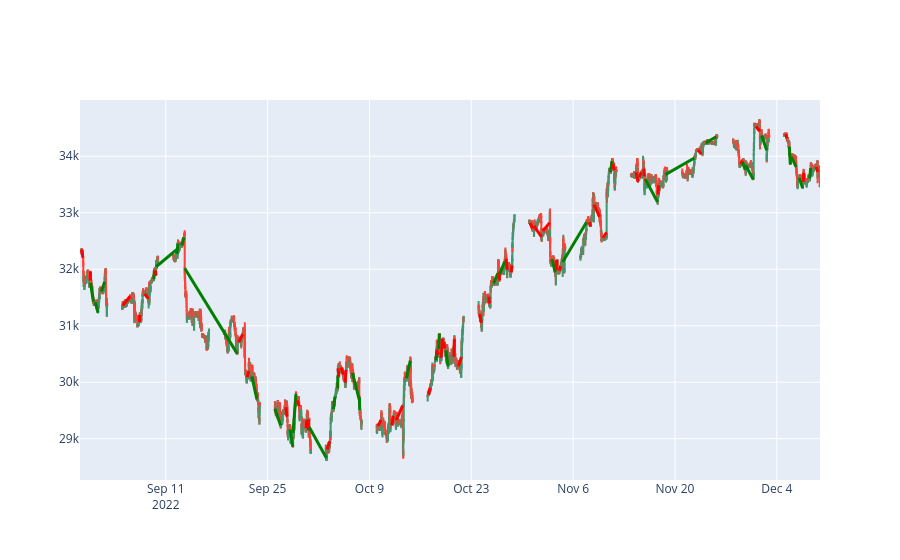

The code cell stored with this chart in its notebook:
### Markdown cell above
### Plot result

### Code cell
plot_trades_result(data, result)

### Figure 1 — Plotly figure (JSON) as saved in the notebook; plotly's stock layout.template omitted (floating-point values rounded to 4 significant figures; data arrays with more than 128 entries replaced by an {"elided": "..."} marker saying what was removed)
{"data": [{"close": {"elided": "6718 int values"}, "high": {"elided": "6718 int values"}, "low": {"elided": "6718 int values"}, "open": {"elided": "6718 int values"}, "type": "candlestick", "x": {"elided": "6718 str values"}}], "layout": {"shapes": [{"line": {"color": "red", "width": 3}, "type": "line", "x0": "2022-08-30T10:00:00+02:00", "x1": "2022-08-30T14:45:00+02:00", "y0": 32350, "y1": 32200.0}, {"line": {"color": "red", "width": 3}, "type": "line", "x0": "2022-08-31T15:15:00+02:00", "x1": "2022-08-31T15:45:00+02:00", "y0": 31800, "y1": 31960.0}, {"line": {"color": "green", "width": 3}, "type": "line", "x0": "2022-08-31T16:00:00+02:00", "x1": "2022-09-01T01:15:00+02:00", "y0": 31759, "y1": 31430.0}, {"line": {"color": "green", "width": 3}, "type": "line", "x0": "2022-09-01T07:45:00+02:00", "x1": "2022-09-01T16:15:00+02:00", "y0": 31416, "y1": 31230.0}, {"line": {"color": "green", "width": 3}, "type": "line", "x0": "2022-09-02T03:30:00+02:00", "x1": "2022-09-02T14:30:00+02:00", "y0": 31607, "y1": 31780.0}, {"line": {"color": "red", "width": 3}, "type": "line", "x0": "2022-09-05T02:15:00+02:00", "x1": "2022-09-06T02:30:00+02:00", "y0": 31358, "y1": 31520.0}, {"line": {"color": "red", "width": 3}, "type": "line", "x0": "2022-09-07T09:15:00+02:00", "x1": "2022-09-07T10:00:00+02:00", "y0": 31066, "y1": 31190.0}, {"line": {"color": "red", "width": 3}, "type": "line", "x0": "2022-09-08T02:00:00+02:00", "x1": "2022-09-08T15:00:00+02:00", "y0": 31562, "y1": 31480.0}, {"line": {"color": "green", "width": 3}, "type": "line", "x0": "2022-09-09T08:45:00+02:00", "x1": "2022-09-09T10:15:00+02:00", "y0": 31824, "y1": 31980.0}, {"line": {"color": "red", "width": 3}, "type": "line", "x0": "2022-09-09T14:15:00+02:00", "x1": "2022-09-09T15:45:00+02:00", "y0": 31976, "y1": 31890.0}, {"line": {"color": "green", "width": 3}, "type": "line", "x0": "2022-09-09T16:00:00+02:00", "x1": "2022-09-12T10:45:00+02:00", "y0": 32044, "y1": 32340.0}, {"line": {"color": "green", "width": 3}, "type": "line", "x0": "2022-09-12T13:15:00+02:00", "x1": "2022-09-12T15:45:00+02:00", "y0": 32271, "y1": 32460.0}, {"line": {"color": "green", "width": 3}, "type": "line", "x0": "2022-09-13T04:30:00+02:00", "x1": "2022-09-13T12:15:00+02:00", "y0": 32421, "y1": 32560.0}, {"line": {"color": "green", "width": 3}, "type": "line", "x0": "2022-09-13T14:30:00+02:00", "x1": "2022-09-20T19:45:00+02:00", "y0": 32018, "y1": 30510.0}, {"line": {"color": "red", "width": 3}, "type": "line", "x0": "2022-09-21T01:00:00+02:00", "x1": "2022-09-21T13:45:00+02:00", "y0": 30710, "y1": 30850.0}, {"line": {"color": "red", "width": 3}, "type": "line", "x0": "2022-09-22T05:00:00+02:00", "x1": "2022-09-22T09:45:00+02:00", "y0": 30087, "y1": 30200.0}, {"line": {"color": "green", "width": 3}, "type": "line", "x0": "2022-09-22T20:00:00+02:00", "x1": "2022-09-23T12:45:00+02:00", "y0": 30103, "y1": 29700.0}, {"line": {"color": "green", "width": 3}, "type": "line", "x0": "2022-09-26T00:00:00+02:00", "x1": "2022-09-26T19:00:00+02:00", "y0": 29532, "y1": 29230.0}, {"line": {"color": "red", "width": 3}, "type": "line", "x0": "2022-09-27T12:15:00+02:00", "x1": "2022-09-27T16:00:00+02:00", "y0": 29556, "y1": 29390.0}, {"line": {"color": "green", "width": 3}, "type": "line", "x0": "2022-09-28T01:45:00+02:00", "x1": "2022-09-28T11:15:00+02:00", "y0": 29165, "y1": 28860.0}, {"line": {"color": "green", "width": 3}, "type": "line", "x0": "2022-09-28T12:00:00+02:00", "x1": "2022-09-28T21:30:00+02:00", "y0": 29103, "y1": 29790.0}, {"line": {"color": "red", "width": 3}, "type": "line", "x0": "2022-09-29T02:00:00+02:00", "x1": "2022-09-29T08:00:00+02:00", "y0": 29677, "y1": 29580.0}, {"line": {"color": "red", "width": 3}, "type": "line", "x0": "2022-09-30T07:45:00+02:00", "x1": "2022-09-30T09:00:00+02:00", "y0": 29186, "y1": 29330.0}, {"line": {"color": "red", "width": 3}, "type": "line", "x0": "2022-09-30T14:15:00+02:00", "x1": "2022-09-30T14:30:00+02:00", "y0": 29346, "y1": 29150.0}, {"line": {"color": "green", "width": 3}, "type": "line", "x0": "2022-09-30T17:30:00+02:00", "x1": "2022-10-03T02:00:00+02:00", "y0": 29203, "y1": 28660.0}, {"line": {"color": "red", "width": 3}, "type": "line", "x0": "2022-10-03T04:00:00+02:00", "x1": "2022-10-03T13:30:00+02:00", "y0": 28809, "y1": 28960.0}, {"line": {"color": "green", "width": 3}, "type": "line", "x0": "2022-10-04T01:00:00+02:00", "x1": "2022-10-04T06:30:00+02:00", "y0": 29523, "y1": 29750.0}, {"line": {"color": "green", "width": 3}, "type": "line", "x0": "2022-10-04T15:15:00+02:00", "x1": "2022-10-04T15:45:00+02:00", "y0": 29890, "y1": 30120.0}, {"line": {"color": "red", "width": 3}, "type": "line", "x0": "2022-10-04T16:00:00+02:00", "x1": "2022-10-04T19:15:00+02:00", "y0": 30246, "y1": 30100.0}, {"line": {"color": "red", "width": 3}, "type": "line", "x0": "2022-10-05T03:00:00+02:00", "x1": "2022-10-05T09:45:00+02:00", "y0": 30260, "y1": 30130.0}, {"line": {"color": "red", "width": 3}, "type": "line", "x0": "2022-10-05T16:00:00+02:00", "x1": "2022-10-05T18:45:00+02:00", "y0": 29993, "y1": 30220.0}, {"line": {"color": "green", "width": 3}, "type": "line", "x0": "2022-10-06T15:45:00+02:00", "x1": "2022-10-07T14:45:00+02:00", "y0": 30167, "y1": 29680.0}, {"line": {"color": "green", "width": 3}, "type": "line", "x0": "2022-10-07T15:00:00+02:00", "x1": "2022-10-07T15:45:00+02:00", "y0": 29730, "y1": 29510.0}, {"line": {"color": "red", "width": 3}, "type": "line", "x0": "2022-10-10T04:00:00+02:00", "x1": "2022-10-10T14:30:00+02:00", "y0": 29226, "y1": 29330.0}, {"line": {"color": "red", "width": 3}, "type": "line", "x0": "2022-10-12T02:00:00+02:00", "x1": "2022-10-12T06:00:00+02:00", "y0": 29241, "y1": 29400.0}, {"line": {"color": "red", "width": 3}, "type": "line", "x0": "2022-10-12T16:30:00+02:00", "x1": "2022-10-13T13:30:00+02:00", "y0": 29330, "y1": 29590.0}, {"line": {"color": "green", "width": 3}, "type": "line", "x0": "2022-10-14T02:15:00+02:00", "x1": "2022-10-14T14:45:00+02:00", "y0": 30070, "y1": 30380.0}, {"line": {"color": "red", "width": 3}, "type": "line", "x0": "2022-10-17T02:15:00+02:00", "x1": "2022-10-17T08:00:00+02:00", "y0": 29781, "y1": 29910.0}, {"line": {"color": "green", "width": 3}, "type": "line", "x0": "2022-10-18T04:15:00+02:00", "x1": "2022-10-18T05:30:00+02:00", "y0": 30387, "y1": 30550.0}, {"line": {"color": "red", "width": 3}, "type": "line", "x0": "2022-10-18T05:45:00+02:00", "x1": "2022-10-18T11:00:00+02:00", "y0": 30581, "y1": 30480.0}, {"line": {"color": "green", "width": 3}, "type": "line", "x0": "2022-10-18T12:15:00+02:00", "x1": "2022-10-18T14:30:00+02:00", "y0": 30583, "y1": 30860.0}, {"line": {"color": "red", "width": 3}, "type": "line", "x0": "2022-10-18T20:30:00+02:00", "x1": "2022-10-19T01:00:00+02:00", "y0": 30433, "y1": 30770.0}, {"line": {"color": "red", "width": 3}, "type": "line", "x0": "2022-10-19T05:15:00+02:00", "x1": "2022-10-19T08:15:00+02:00", "y0": 30707, "y1": 30600.0}, {"line": {"color": "green", "width": 3}, "type": "line", "x0": "2022-10-19T12:15:00+02:00", "x1": "2022-10-19T19:00:00+02:00", "y0": 30565, "y1": 30280.0}, {"line": {"color": "red", "width": 3}, "type": "line", "x0": "2022-10-20T14:30:00+02:00", "x1": "2022-10-20T16:00:00+02:00", "y0": 30449, "y1": 30760.0}, {"line": {"color": "red", "width": 3}, "type": "line", "x0": "2022-10-21T05:30:00+02:00", "x1": "2022-10-21T15:30:00+02:00", "y0": 30283, "y1": 30450.0}, {"line": {"color": "red", "width": 3}, "type": "line", "x0": "2022-10-24T03:30:00+02:00", "x1": "2022-10-24T09:15:00+02:00", "y0": 31207, "y1": 31050.0}, {"line": {"color": "red", "width": 3}, "type": "line", "x0": "2022-10-25T10:00:00+02:00", "x1": "2022-10-25T11:15:00+02:00", "y0": 31515, "y1": 31390.0}, {"line": {"color": "green", "width": 3}, "type": "line", "x0": "2022-10-26T01:30:00+02:00", "x1": "2022-10-26T15:30:00+02:00", "y0": 31750, "y1": 31930.0}, {"line": {"color": "red", "width": 3}, "type": "line", "x0": "2022-10-26T19:45:00+02:00", "x1": "2022-10-26T21:00:00+02:00", "y0": 31955, "y1": 31800.0}, {"line": {"color": "green", "width": 3}, "type": "line", "x0": "2022-10-26T22:15:00+02:00", "x1": "2022-10-27T14:30:00+02:00", "y0": 31917, "y1": 32140.0}, {"line": {"color": "red", "width": 3}, "type": "line", "x0": "2022-10-27T18:45:00+02:00", "x1": "2022-10-27T22:00:00+02:00", "y0": 32185, "y1": 31990.0}, {"line": {"color": "red", "width": 3}, "type": "line", "x0": "2022-10-28T11:30:00+02:00", "x1": "2022-10-28T14:30:00+02:00", "y0": 31948, "y1": 32070.0}, {"line": {"color": "red", "width": 3}, "type": "line", "x0": "2022-10-31T02:00:00+01:00", "x1": "2022-10-31T09:30:00+01:00", "y0": 32815, "y1": 32720.0}, {"line": {"color": "red", "width": 3}, "type": "line", "x0": "2022-10-31T14:30:00+01:00", "x1": "2022-11-01T15:30:00+01:00", "y0": 32769, "y1": 32570.0}, {"line": {"color": "red", "width": 3}, "type": "line", "x0": "2022-11-01T20:00:00+01:00", "x1": "2022-11-02T19:00:00+01:00", "y0": 32679, "y1": 32830.0}, {"line": {"color": "green", "width": 3}, "type": "line", "x0": "2022-11-03T02:45:00+01:00", "x1": "2022-11-03T12:30:00+01:00", "y0": 32177, "y1": 31950.0}, {"line": {"color": "red", "width": 3}, "type": "line", "x0": "2022-11-03T16:15:00+01:00", "x1": "2022-11-03T17:15:00+01:00", "y0": 31983, "y1": 32160.0}, {"line": {"color": "red", "width": 3}, "type": "line", "x0": "2022-11-04T03:30:00+01:00", "x1": "2022-11-04T06:15:00+01:00", "y0": 31975, "y1": 32060.0}, {"line": {"color": "green", "width": 3}, "type": "line", "x0": "2022-11-04T13:30:00+01:00", "x1": "2022-11-07T20:30:00+01:00", "y0": 32128, "y1": 32840.0}, {"line": {"color": "red", "width": 3}, "type": "line", "x0": "2022-11-08T05:45:00+01:00", "x1": "2022-11-08T09:15:00+01:00", "y0": 32833, "y1": 32750.0}, {"line": {"color": "red", "width": 3}, "type": "line", "x0": "2022-11-08T21:00:00+01:00", "x1": "2022-11-09T15:15:00+01:00", "y0": 33138, "y1": 32930.0}, {"line": {"color": "red", "width": 3}, "type": "line", "x0": "2022-11-10T02:30:00+01:00", "x1": "2022-11-10T14:30:00+01:00", "y0": 32558, "y1": 32650.0}, {"line": {"color": "green", "width": 3}, "type": "line", "x0": "2022-11-11T03:00:00+01:00", "x1": "2022-11-11T08:30:00+01:00", "y0": 33719, "y1": 33920.0}, {"line": {"color": "red", "width": 3}, "type": "line", "x0": "2022-11-11T10:30:00+01:00", "x1": "2022-11-11T15:30:00+01:00", "y0": 33868, "y1": 33750.0}, {"line": {"color": "red", "width": 3}, "type": "line", "x0": "2022-11-14T15:30:00+01:00", "x1": "2022-11-14T21:45:00+01:00", "y0": 33717, "y1": 33550.0}, {"line": {"color": "red", "width": 3}, "type": "line", "x0": "2022-11-15T02:45:00+01:00", "x1": "2022-11-15T08:15:00+01:00", "y0": 33626, "y1": 33720.0}, {"line": {"color": "red", "width": 3}, "type": "line", "x0": "2022-11-15T17:30:00+01:00", "x1": "2022-11-15T18:45:00+01:00", "y0": 33782, "y1": 33650.0}, {"line": {"color": "green", "width": 3}, "type": "line", "x0": "2022-11-15T21:45:00+01:00", "x1": "2022-11-17T14:30:00+01:00", "y0": 33596, "y1": 33190.0}, {"line": {"color": "red", "width": 3}, "type": "line", "x0": "2022-11-17T16:30:00+01:00", "x1": "2022-11-17T17:45:00+01:00", "y0": 33326, "y1": 33490.0}, {"line": {"color": "green", "width": 3}, "type": "line", "x0": "2022-11-18T16:15:00+01:00", "x1": "2022-11-22T16:00:00+01:00", "y0": 33675, "y1": 33970.0}, {"line": {"color": "red", "width": 3}, "type": "line", "x0": "2022-11-23T03:45:00+01:00", "x1": "2022-11-23T14:45:00+01:00", "y0": 34111, "y1": 34040.0}, {"line": {"color": "green", "width": 3}, "type": "line", "x0": "2022-11-24T05:30:00+01:00", "x1": "2022-11-25T16:00:00+01:00", "y0": 34238, "y1": 34350.0}, {"line": {"color": "red", "width": 3}, "type": "line", "x0": "2022-11-29T02:15:00+01:00", "x1": "2022-11-29T05:30:00+01:00", "y0": 33856, "y1": 33930.0}, {"line": {"color": "green", "width": 3}, "type": "line", "x0": "2022-11-29T07:00:00+01:00", "x1": "2022-11-29T15:45:00+01:00", "y0": 33897, "y1": 33760.0}, {"line": {"color": "green", "width": 3}, "type": "line", "x0": "2022-11-29T16:45:00+01:00", "x1": "2022-11-30T18:15:00+01:00", "y0": 33844, "y1": 33590.0}, {"line": {"color": "red", "width": 3}, "type": "line", "x0": "2022-12-01T03:15:00+01:00", "x1": "2022-12-01T16:00:00+01:00", "y0": 34527, "y1": 34440.0}, {"line": {"color": "green", "width": 3}, "type": "line", "x0": "2022-12-01T22:00:00+01:00", "x1": "2022-12-02T14:30:00+01:00", "y0": 34366, "y1": 34110.0}, {"line": {"color": "red", "width": 3}, "type": "line", "x0": "2022-12-05T05:45:00+01:00", "x1": "2022-12-05T09:00:00+01:00", "y0": 34392, "y1": 34320.0}, {"line": {"color": "green", "width": 3}, "type": "line", "x0": "2022-12-05T17:15:00+01:00", "x1": "2022-12-05T20:30:00+01:00", "y0": 34171, "y1": 33850.0}, {"line": {"color": "green", "width": 3}, "type": "line", "x0": "2022-12-06T00:30:00+01:00", "x1": "2022-12-06T16:00:00+01:00", "y0": 33984, "y1": 33810.0}, {"line": {"color": "green", "width": 3}, "type": "line", "x0": "2022-12-07T01:45:00+01:00", "x1": "2022-12-07T13:15:00+01:00", "y0": 33616, "y1": 33440.0}, {"line": {"color": "red", "width": 3}, "type": "line", "x0": "2022-12-07T15:45:00+01:00", "x1": "2022-12-07T16:15:00+01:00", "y0": 33549, "y1": 33710.0}, {"line": {"color": "green", "width": 3}, "type": "line", "x0": "2022-12-08T12:15:00+01:00", "x1": "2022-12-08T15:45:00+01:00", "y0": 33607, "y1": 33790.0}, {"line": {"color": "red", "width": 3}, "type": "line", "x0": "2022-12-09T10:00:00+01:00", "x1": "2022-12-09T14:30:00+01:00", "y0": 33811, "y1": 33720.0}], "xaxis": {"rangeslider": {"visible": false}}}}
